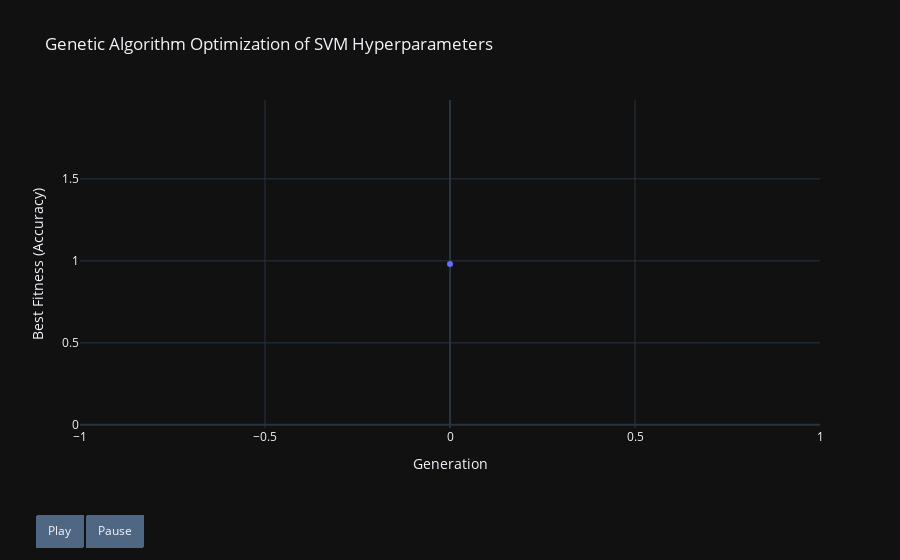

Here is the notebook cell this chart was saved with:
### Code cell
# Plotting the GA performance with animation
frames = [go.Frame(data=[go.Scatter(
    x=list(range(generation+1)),
    y=best_fitness_values[:generation+1],
    mode='lines+markers',
    name='Best Fitness'
)]) for generation in range(len(best_fitness_values))]

fig = go.Figure(
    data=[go.Scatter(x=[0], y=[best_fitness_values[0]], mode='lines+markers', name='Best Fitness')],
    frames=frames
)

fig.update_layout(
    title="Genetic Algorithm Optimization of SVM Hyperparameters",
    xaxis_title="Generation",
    yaxis_title="Best Fitness (Accuracy)",
    template="plotly_dark",
    updatemenus=[{
        "buttons": [
            {
                "args": [None, {"frame": {"duration": 100, "redraw": True}, "fromcurrent": True}],
                "label": "Play",
                "method": "animate"
            },
            {
                "args": [[None], {"frame": {"duration": 0, "redraw": True}, "mode": "immediate", "transition": {"duration": 0}}],
                "label": "Pause",
                "method": "animate"
            }
        ],
        "direction": "left",
        "pad": {"r": 10, "t": 87},
        "showactive": False,
        "type": "buttons",
        "x": 0.1,
        "xanchor": "right",
        "y": 0,
        "yanchor": "top"
    }]
)

fig.show()

### Figure 1 — Plotly figure (JSON) as saved in the notebook; plotly's stock layout.template omitted (floating-point values rounded to 4 significant figures)
{"data": [{"mode": "lines+markers", "name": "Best Fitness", "type": "scatter", "x": [0], "y": [0.9809]}], "layout": {"title": {"text": "Genetic Algorithm Optimization of SVM Hyperparameters"}, "updatemenus": [{"buttons": [{"args": [null, {"frame": {"duration": 100, "redraw": true}, "fromcurrent": true}], "label": "Play", "method": "animate"}, {"args": [[null], {"frame": {"duration": 0, "redraw": true}, "mode": "immediate", "transition": {"duration": 0}}], "label": "Pause", "method": "animate"}], "direction": "left", "pad": {"r": 10, "t": 87}, "showactive": false, "type": "buttons", "x": 0.1, "xanchor": "right", "y": 0, "yanchor": "top"}], "xaxis": {"title": {"text": "Generation"}}, "yaxis": {"title": {"text": "Best Fitness (Accuracy)"}}}}
